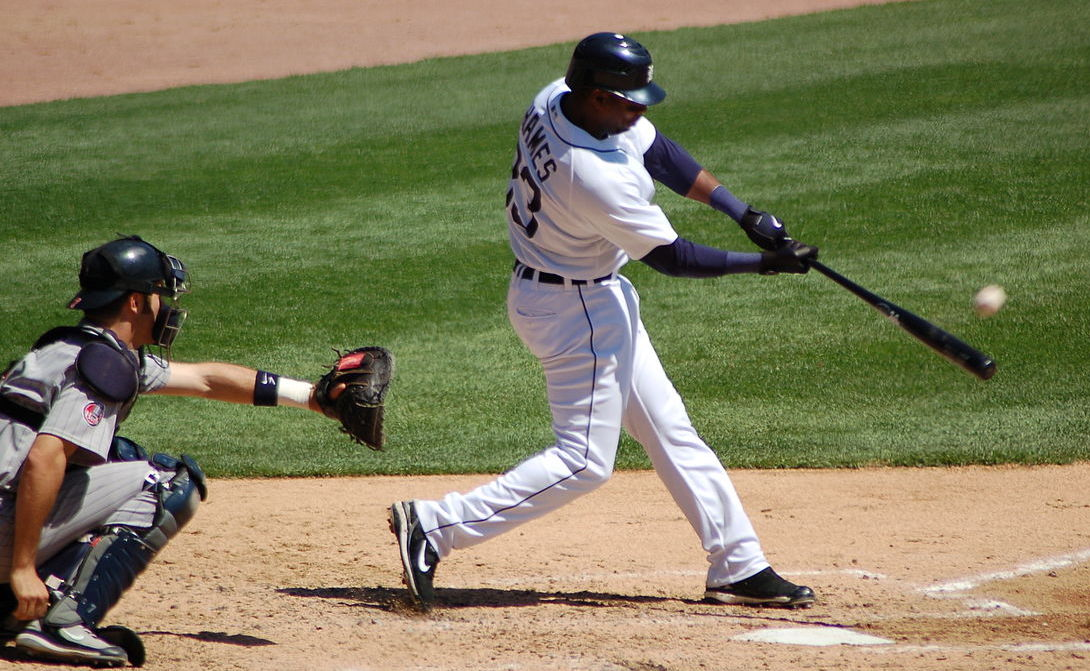
#> input picture Geometric-Transformations-Using-OpenCV-main/baseball.jpg, 1090 x 671 px
$ jupyter execute --allow-errors 'Image Translation.ipynb'
#> lines starting #> are read from the running program, lines starting #| are printed output that depends on the picture
# Ex. No: 04
## Image Translation Using OpenCV

**Name : Preethi.K** **Reg. No : 212224240118** **Slot No : T2 26OD2199**

# **Image Translation**

Write a Python program using OpenCV to perform image translation on the **"Given image"**.

The program should:

1. Import `cv2`, `numpy`, and `matplotlib.pyplot`.
2. Read the image **"given** in color mode.
3. Create a **translation matrix** that moves the image
   **50 pixels to the right** and **80 pixels down**.
4. Apply the translation
5. Display the following using a **1 × 2 layout** in Matplotlib:
   - **Original Image**
   - **Translated Image**

[cell 1]
# Import
import cv2
import numpy as np
import matplotlib.pyplot as plt

[cell 2]
# Read the image using OpenCV
image = cv2.imread('baseball.jpg')
#> image is the input picture: shape (671, 1090, 3); mean B, G, R 92.2, 124.4, 126.7

[cell 3]
M = np.float32([[1, 0, 50],[0, 1, 80]])
#> (the rest of this cell did not finish here and is left out)

[cell 4]
# Display the image using Matplotlib
plt.figure(figsize=(12, 5))
plt.subplot(1, 2, 1)
plt.imshow(cv2.cvtColor(image, cv2.COLOR_BGR2RGB))
plt.title("Original Image")
plt.axis('off')
plt.subplot(1, 2, 2)
#> (the rest of this cell did not finish here and is left out)

# **Image Scaling**

Write a Python program using OpenCV to perform image scaling on the **given image**.

The program should:

1. Scale the image to:
   - **0.5 times** its original size (downscaling)
   - **2 times** its original size (upscaling)
2. Use `cv2.resize` with appropriate scaling factors.
5. Display the following using a **1 × 3 layout** in Matplotlib:
   - **Original Image**
   - **Downscaled Image (0.5×)**
   - **Upscaled Image (2×)**

[cell 5]
downscaled = cv2.resize(image, None, fx=0.5, fy=0.5)
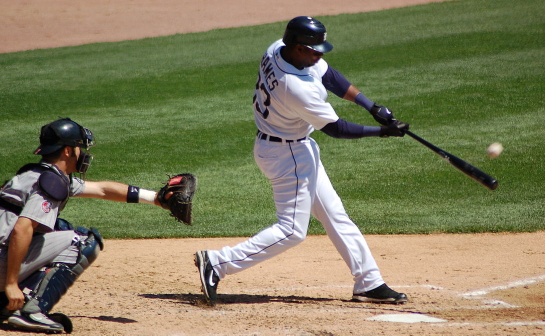
#> downscaled: shape (336, 545, 3); mean B, G, R 92.4, 124.6, 126.9
upscaled = cv2.resize(image, None, fx=2, fy=2)

[cell 6]
plt.figure(figsize=(15, 5))
plt.subplot(1, 3, 1)
plt.imshow(cv2.cvtColor(image, cv2.COLOR_BGR2RGB))
plt.title("Original Image")
plt.axis('off')

plt.subplot(1, 3, 2)
plt.imshow(cv2.cvtColor(downscaled, cv2.COLOR_BGR2RGB))
plt.title("Downscaled Image (0.5x)")
plt.axis('off')

plt.subplot(1, 3, 3)
plt.imshow(cv2.cvtColor(upscaled, cv2.COLOR_BGR2RGB))
plt.title("Upscaled Image (2x)")
plt.axis('off')
plt.show()
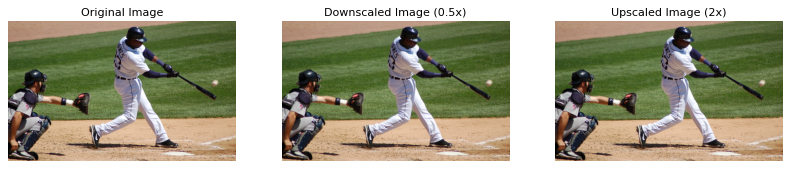
#> figure drawn by matplotlib, 3 panels

# **Image Shearing**

Write a Python program using OpenCV to perform image shearing on the **given image**.

The program should:

1. Create a **shearing transformation matrix** to apply:
   - **Horizontal shearing**
   - **Vertical shearing**
2. Apply the shearing transformations.
3. Display the following using a **1 × 3 layout** in Matplotlib:
   - **Original Image**
   - **Horizontally Sheared Image**
   - **Vertically Sheared Image**

[cell 7]
M1 = np.float32([[1, 0.5, 0], [0, 1, 0]])
M2 = np.float32([[1, 0, 0], [0.5, 1, 0]])

#> (a cell that did not finish here is left out)

[cell 9]
plt.figure(figsize=(15, 5))

plt.subplot(1, 3, 1)
plt.imshow(cv2.cvtColor(image, cv2.COLOR_BGR2RGB))
plt.title("Original Image")
plt.axis('off')

plt.subplot(1, 3, 2)
#> (the rest of this cell did not finish here and is left out)

# **Image Reflection**

Write a Python program using OpenCV to perform image reflection on the **given image**.

The program should:

1. Generate the following reflected versions of the image:
   - **Horizontal Reflection** (flip left ↔ right)
   - **Vertical Reflection** (flip top ↔ bottom)
   - **Both-axis Reflection**
2. Use `cv2.flip` with appropriate flip codes.
3. Display the following using a **2 × 2 layout** in Matplotlib:
   - **Original Image**
   - **Horizontally Reflected Image**
   - **Vertically Reflected Image**
   - **Both-axis Reflected Image**

[cell 10]
horizontal = cv2.flip(image, 1)
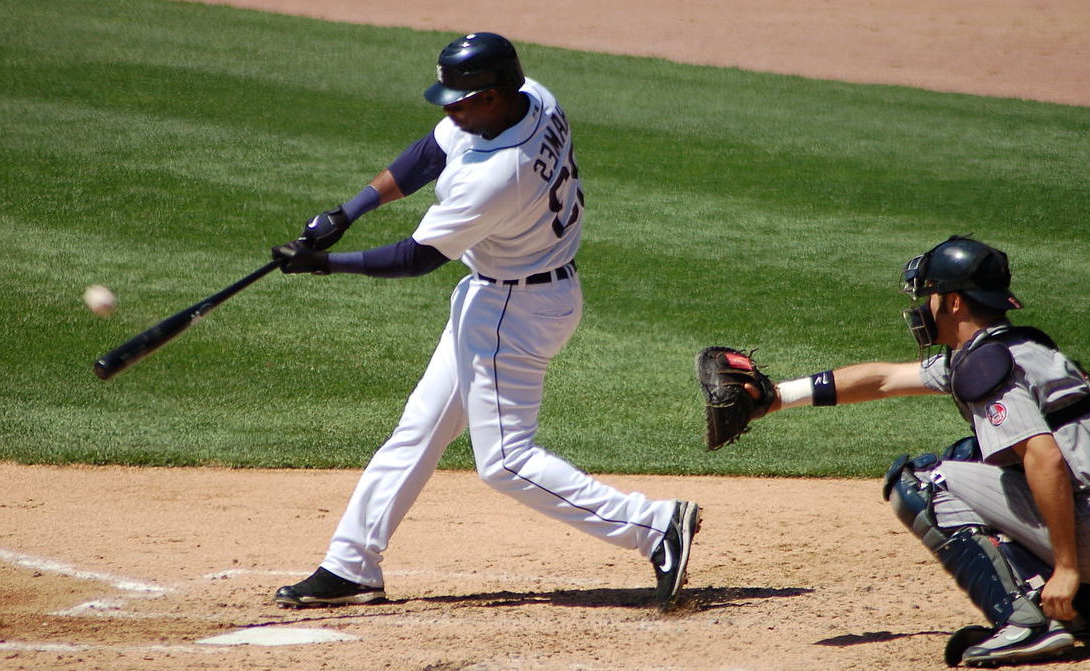
#> horizontal: shape (671, 1090, 3); mean B, G, R 92.2, 124.4, 126.7
vertical = cv2.flip(image, 0)
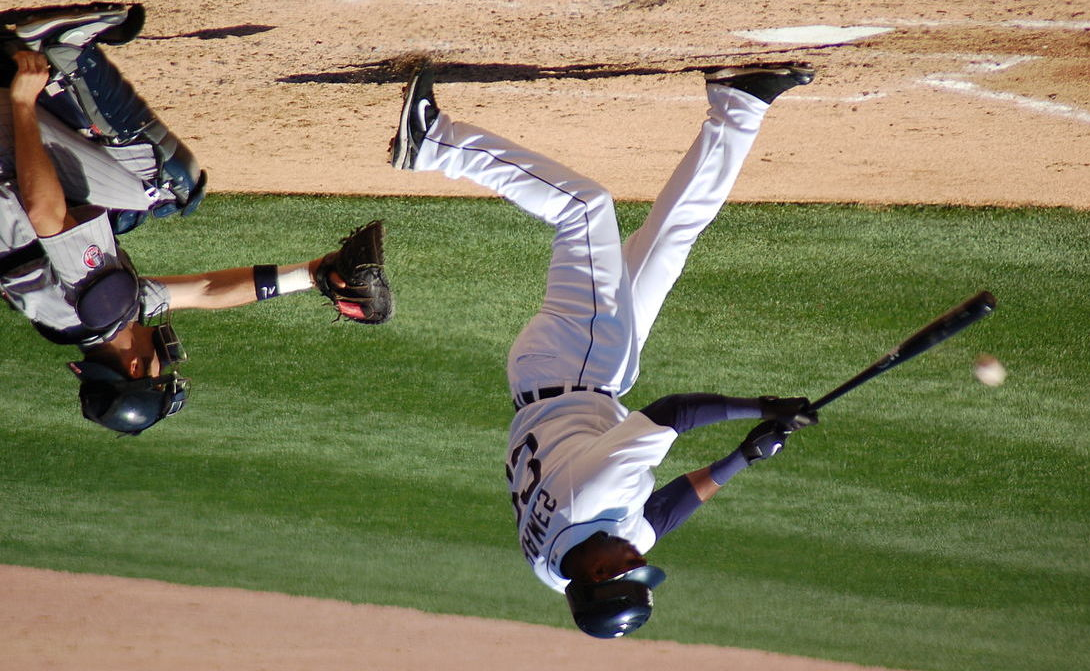
#> vertical: shape (671, 1090, 3); mean B, G, R 92.2, 124.4, 126.7
both = cv2.flip(image, -1)
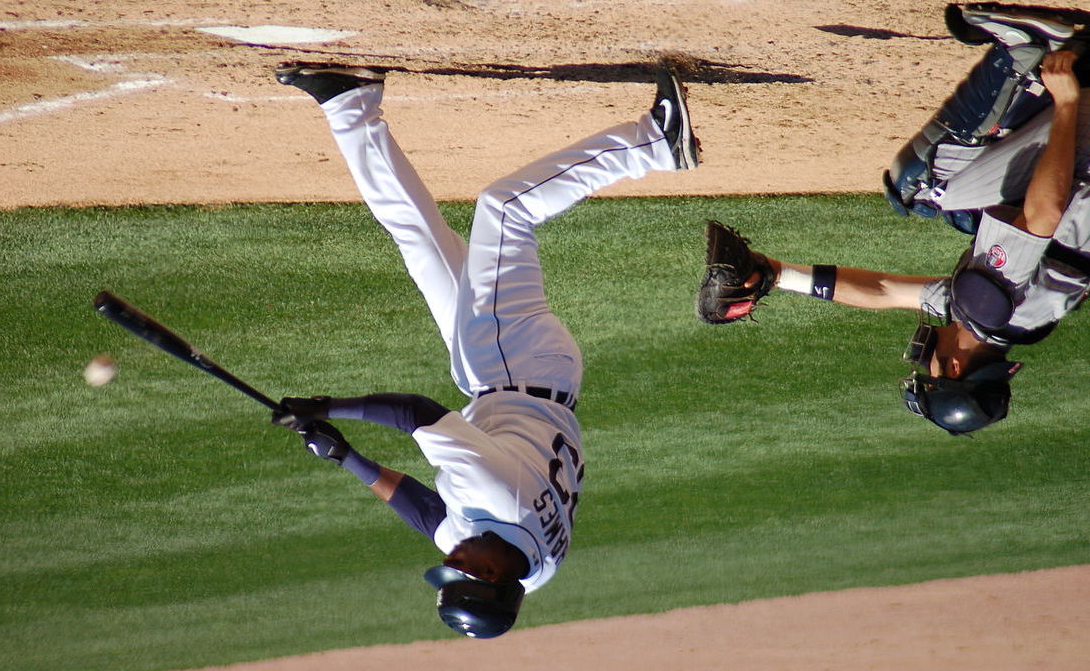
#> both: shape (671, 1090, 3); mean B, G, R 92.2, 124.4, 126.7

[cell 11]
plt.figure(figsize=(10, 8))

plt.subplot(2, 2, 1)
plt.imshow(cv2.cvtColor(image, cv2.COLOR_BGR2RGB))
plt.title("Original Image")
plt.axis('off')

plt.subplot(2, 2, 2)
plt.imshow(cv2.cvtColor(horizontal, cv2.COLOR_BGR2RGB))
plt.title("Horizontally Reflected Image")
plt.axis('off')

plt.subplot(2, 2, 3)
plt.imshow(cv2.cvtColor(vertical, cv2.COLOR_BGR2RGB))
plt.title("Vertically Reflected Image")
plt.axis('off')

plt.subplot(2, 2, 4)
plt.imshow(cv2.cvtColor(both, cv2.COLOR_BGR2RGB))
plt.title("Both-axis Reflected Image")
plt.axis('off')

plt.tight_layout()
plt.show()
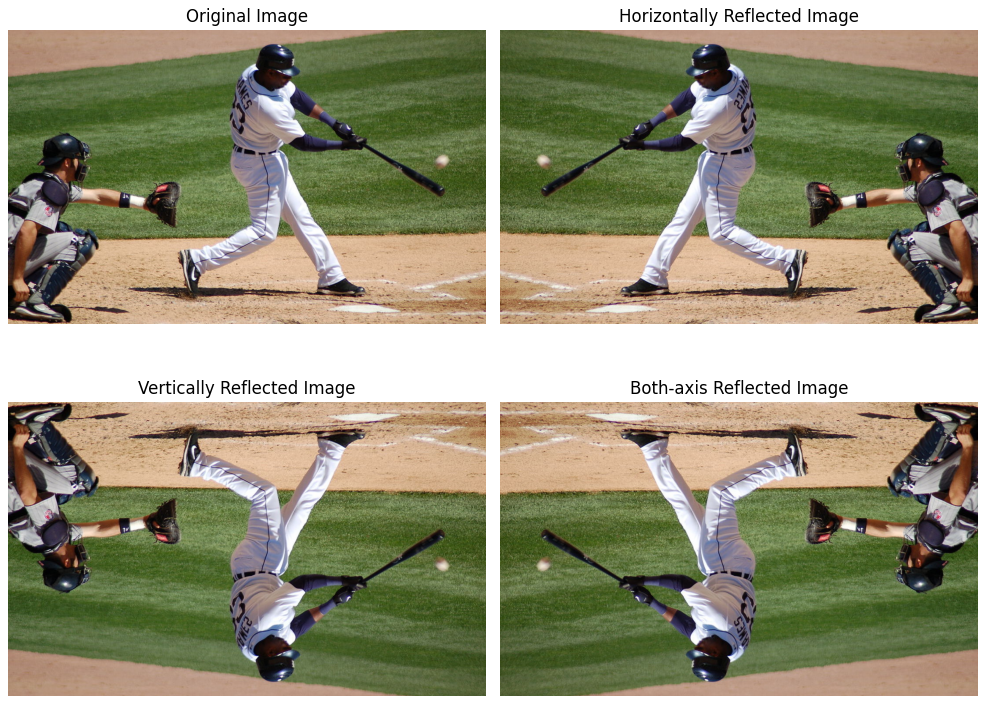
#> figure drawn by matplotlib, 4 panels
